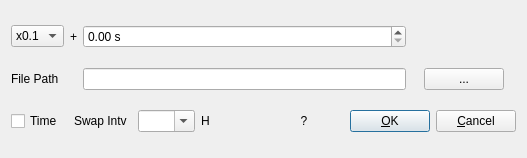
<?xml version="1.0" encoding="UTF-8"?>
<ui version="4.0">
 <class>FileOptDialog</class>
 <widget class="QWidget" name="FileOptDialog">
  <property name="geometry">
   <rect>
    <x>0</x>
    <y>0</y>
    <width>527</width>
    <height>158</height>
   </rect>
  </property>
  <property name="windowTitle">
   <string>File Options</string>
  </property>
  <property name="toolTip">
   <string/>
  </property>
  <layout class="QGridLayout" name="gridLayout">
   <item row="1" column="0">
    <widget class="QComboBox" name="TimeSpeed">
     <property name="enabled">
      <bool>true</bool>
     </property>
     <property name="toolTip">
      <string/>
     </property>
     <item>
      <property name="text">
       <string>x0.1</string>
      </property>
     </item>
     <item>
      <property name="text">
       <string>x0.2</string>
      </property>
     </item>
     <item>
      <property name="text">
       <string>x0.5</string>
      </property>
     </item>
     <item>
      <property name="text">
       <string>x1</string>
      </property>
     </item>
     <item>
      <property name="text">
       <string>x2</string>
      </property>
     </item>
     <item>
      <property name="text">
       <string>x5</string>
      </property>
     </item>
     <item>
      <property name="text">
       <string>x10</string>
      </property>
     </item>
    </widget>
   </item>
   <item row="2" column="0">
    <widget class="QLabel" name="Label1">
     <property name="enabled">
      <bool>true</bool>
     </property>
     <property name="toolTip">
      <string/>
     </property>
     <property name="text">
      <string>File Path</string>
     </property>
    </widget>
   </item>
   <item row="2" column="5">
    <widget class="QPushButton" name="BtnFilePath">
     <property name="enabled">
      <bool>true</bool>
     </property>
     <property name="toolTip">
      <string/>
     </property>
     <property name="text">
      <string>...</string>
     </property>
    </widget>
   </item>
   <item row="2" column="2">
    <widget class="QLineEdit" name="FilePath">
     <property name="enabled">
      <bool>true</bool>
     </property>
     <property name="toolTip">
      <string/>
     </property>
     <property name="text">
      <string/>
     </property>
    </widget>
   </item>
   <item row="1" column="1">
    <widget class="QLabel" name="Label2">
     <property name="text">
      <string>+</string>
     </property>
    </widget>
   </item>
   <item row="3" column="0" colspan="8">
    <widget class="QWidget" name="widget" native="true">
     <property name="sizePolicy">
      <sizepolicy hsizetype="Preferred" vsizetype="Maximum">
       <horstretch>0</horstretch>
       <verstretch>0</verstretch>
      </sizepolicy>
     </property>
     <layout class="QHBoxLayout" name="horizontalLayout">
      <property name="leftMargin">
       <number>0</number>
      </property>
      <property name="topMargin">
       <number>0</number>
      </property>
      <property name="rightMargin">
       <number>0</number>
      </property>
      <property name="bottomMargin">
       <number>0</number>
      </property>
      <item>
       <widget class="QCheckBox" name="ChkTimeTag">
        <property name="toolTip">
         <string/>
        </property>
        <property name="text">
         <string>Time</string>
        </property>
       </widget>
      </item>
      <item>
       <widget class="QLabel" name="Label4">
        <property name="enabled">
         <bool>true</bool>
        </property>
        <property name="toolTip">
         <string/>
        </property>
        <property name="text">
         <string>Swap Intv</string>
        </property>
       </widget>
      </item>
      <item>
       <widget class="QComboBox" name="SwapIntv">
        <property name="enabled">
         <bool>true</bool>
        </property>
        <property name="toolTip">
         <string/>
        </property>
        <property name="editable">
         <bool>true</bool>
        </property>
        <item>
         <property name="text">
          <string/>
         </property>
        </item>
        <item>
         <property name="text">
          <string>0.25</string>
         </property>
        </item>
        <item>
         <property name="text">
          <string>0.5</string>
         </property>
        </item>
        <item>
         <property name="text">
          <string>1</string>
         </property>
        </item>
        <item>
         <property name="text">
          <string>2</string>
         </property>
        </item>
        <item>
         <property name="text">
          <string>3</string>
         </property>
        </item>
        <item>
         <property name="text">
          <string>6</string>
         </property>
        </item>
        <item>
         <property name="text">
          <string>12</string>
         </property>
        </item>
        <item>
         <property name="text">
          <string>24</string>
         </property>
        </item>
       </widget>
      </item>
      <item>
       <widget class="QLabel" name="Label5">
        <property name="enabled">
         <bool>true</bool>
        </property>
        <property name="toolTip">
         <string/>
        </property>
        <property name="text">
         <string>H</string>
        </property>
       </widget>
      </item>
      <item>
       <widget class="QPushButton" name="BtnKey">
        <property name="enabled">
         <bool>true</bool>
        </property>
        <property name="toolTip">
         <string/>
        </property>
        <property name="text">
         <string>?</string>
        </property>
        <property name="flat">
         <bool>true</bool>
        </property>
       </widget>
      </item>
      <item>
       <widget class="QPushButton" name="BtnOk">
        <property name="enabled">
         <bool>true</bool>
        </property>
        <property name="toolTip">
         <string/>
        </property>
        <property name="text">
         <string>&amp;OK</string>
        </property>
        <property name="autoDefault">
         <bool>true</bool>
        </property>
        <property name="default">
         <bool>true</bool>
        </property>
       </widget>
      </item>
      <item>
       <widget class="QPushButton" name="BtnCancel">
        <property name="enabled">
         <bool>true</bool>
        </property>
        <property name="toolTip">
         <string/>
        </property>
        <property name="text">
         <string>&amp;Cancel</string>
        </property>
       </widget>
      </item>
     </layout>
    </widget>
   </item>
   <item row="1" column="2">
    <widget class="QDoubleSpinBox" name="TimeStart">
     <property name="suffix">
      <string> s</string>
     </property>
     <property name="maximum">
      <double>10000.000000000000000</double>
     </property>
    </widget>
   </item>
  </layout>
 </widget>
 <resources/>
 <connections/>
</ui>
